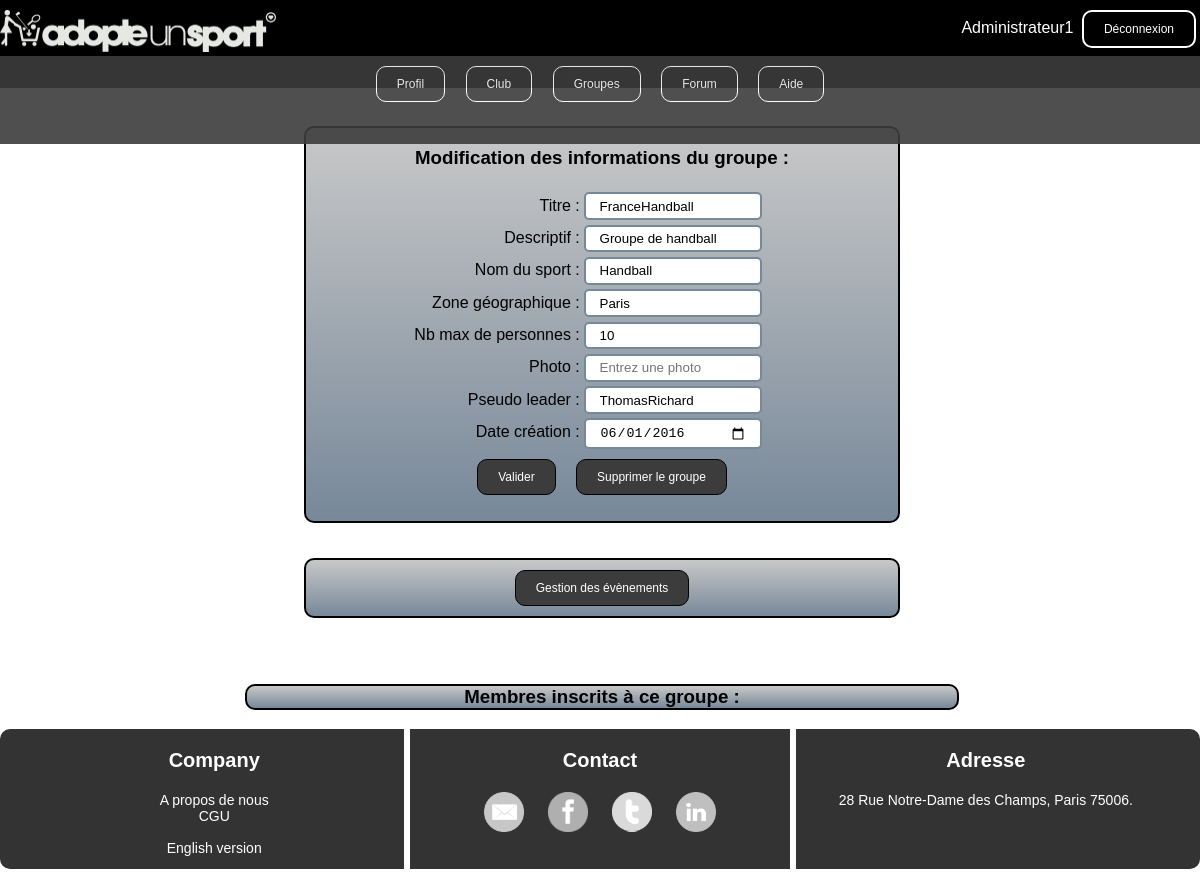
Page /modifgroupeleader.php?Titregroupe=FranceHandball (signed in) on the committed database.
### tables this page shows
CREATE TABLE IF NOT EXISTS `groupe` (
  `Id` int(11) NOT NULL AUTO_INCREMENT,
  `Titre` varchar(255) NOT NULL,
  `Descriptif` varchar(1000) NOT NULL,
  `Zone_geographique` varchar(255) NOT NULL,
  `Nb_max_personnes` int(11) NOT NULL,
  `Photo` varchar(255) NOT NULL,
  `Nom_sport` varchar(255) NOT NULL,
  `Pseudo_membre_createur` varchar(255) NOT NULL,
  `Date_creation` date NOT NULL,
  PRIMARY KEY (`Id`)
);

### modifgroupeleader.php (the view, shortened to what this page needs)
<?php include_once("model.php"); ?>
<!DOCTYPE html>
<html>
	<head>
		<link href='assets/css/styleheaderfooter.css' rel='stylesheet' type='text/css' />
		<link href='assets/css/style.css' rel='stylesheet' type='text/css' />
	</head>
	<body>
		<?php include("headermembre.php"); ?>
		<div class="modificationdiv">
            <h3>Modification des informations du groupe :</h3>
            <form action="modifgroupeleader.php" method="post">
            	<?php
				try
					{
						$base = new PDO('mysql:host=localhost;dbname=app_info;charset=utf8', 'root', '');
					}
					catch(Exception $e)
					{
	        			die('Erreur : '.$e->getMessage());
					}
				$reponse = $base->query('SELECT Titre, Descriptif, Zone_geographique, Nb_max_personnes, Photo, Nom_sport, Pseudo_membre_createur, Date_creation FROM groupe WHERE Titre="'.$_GET['Titregroupe'].'" ');
				$donnees=$reponse->fetch();
				?>
            	<div class="apparenceformulaire">
            		<label for="titre">Titre : </label><input type="text" name="titre" placeholder="Entrez un titre" value="<?php echo $donnees['Titre'] ?>" onclick="colorer(this)" onblur="decolorer(this)"><br />
		            <label for="descriptif">Descriptif : </label><input type="text" name="descriptif" placeholder="Entrez un descriptif" value="<?php echo $donnees['Descriptif'] ?>" onclick="colorer(this)" onblur="decolorer(this)"><br />
		            <label for="nomsport">Nom du sport : </label><input type="text" name="nomsport" placeholder="Entrez un sport" value="<?php echo $donnees['Nom_sport'] ?>" onclick="colorer(this)" onblur="decolorer(this)"><br />
		            <label for="zonegeo">Zone géographique : </label><input type="text" name="zonegeo" placeholder="Entrez une ville" value="<?php echo $donnees['Zone_geographique'] ?>" onclick="colorer(this)" onblur="decolorer(this)"><br />
		            <label for="nbpers">Nb max de personnes : </label><input type="text" name="nbpers" placeholder="Entrez un nb de personnes" value="<?php echo $donnees['Nb_max_personnes'] ?>" onclick="colorer(this)" onblur="decolorer(this)"><br />
		            <label for="photo">Photo : </label><input type="text" name="photo" placeholder="Entrez une photo" value="<?php echo $donnees['Photo'] ?>" onclick="colorer(this)" onblur="decolorer(this)"><br />
		            <label for="pseudocreateur">Pseudo leader : </label><input type="text" placeholder="Entrez un pseudo leader" name="pseudocreateur" value="<?php echo $donnees['Pseudo_membre_createur'] ?>" onclick="colorer(this)" onblur="decolorer(this)"><br />
		            <label for="datecreation">Date création : </label><input type="date" name="datecreation" value="<?php echo $donnees['Date_creation'] ?>" onclick="colorer(this)" onblur="decolorer(this)"><br />
            	</div>
            	<input type="submit" name="valider" value="Valider" class="button3">
            	<input type="submit" name="supprimer" value="Supprimer le groupe" class="button3">
            </form>
        </div>
        <div class="liencreaevent">
        	<a href="event.php?Groupe=<?php echo $_GET['Titregroupe']; ?>&amp;Ville=<?php echo $donnees['Zone_geographique']; ?>&amp;Sport=<?php echo $donnees['Nom_sport']; ?>" class="button3">Gestion des évènements</a>
        </div>
        <h3 class="grouperecent">Membres inscrits à ce groupe :</h3>
		<?php include("footermembre.php"); ?>
	</body>
</html>

### assets/css/style.css (style rules this page uses)
body { background-image : url('Images/fond2.jpg'); background-size: 100%; background-repeat: no-repeat; background-attachment: fixed; display: block; color : black; font-family : "Verdana", cursive, sans-serif; }
a { color: black; text-decoration: none; }
input { border-radius: 6px; }
.button3 { background-color: rgb(60,60,60); border: solid black 1px; border-radius: 10px; color: white; padding: 10px 20px; text-align: center; text-decoration: none; display: inline-block; font-size: 12px; margin: 10px 8px; cursor: pointer; }
.modificationdiv { display: inline-block; margin-top: 10%; margin-bottom: 3%; margin-left: 25%; margin-right: 25%; width: 50%; text-align: center; border: solid black 2px; border-radius: 10px; background-image:linear-gradient(rgb(200,200,200), rgb(119,136,153)); }
.liencreaevent { display: inline-block; margin-top: 0%; margin-bottom: 4%; margin-left: 25%; margin-right: 25%; width: 50%; text-align: center; border: solid black 2px; border-radius: 10px; background-image:linear-gradient(rgb(200,200,200), rgb(119,136,153)); }
.grouperecent { text-align: center; background-image:linear-gradient(rgb(200,200,200), rgb(119,136,153)); width: 60%; margin-left: 20%; margin-right: 20%; border: solid black 2px; border-radius: 10px; }
input[type=text] { border: 2px solid rgb(119,136,153); border-radius: 5px; padding: 1% 3%; margin-top: 1%; width: 40%; }
input[type=date] { border: 2px solid rgb(119,136,153); border-radius: 5px; padding: 1% 3%; margin-top: 1%; width: 40%; }
.apparenceformulaire { width: 75%; margin-left: 2%; margin-right: 23%; text-align: right; }

### rows in the picture
groupe: titre "FranceHandball", descriptif "Groupe de handball", nomsport "Handball", zonegeo "Paris", nbpers "10", pseudocreateur "ThomasRichard", datecreation "06/01/2016"

### other values in the picture
$_SESSION['Pseudo'] "Administrateur1"
